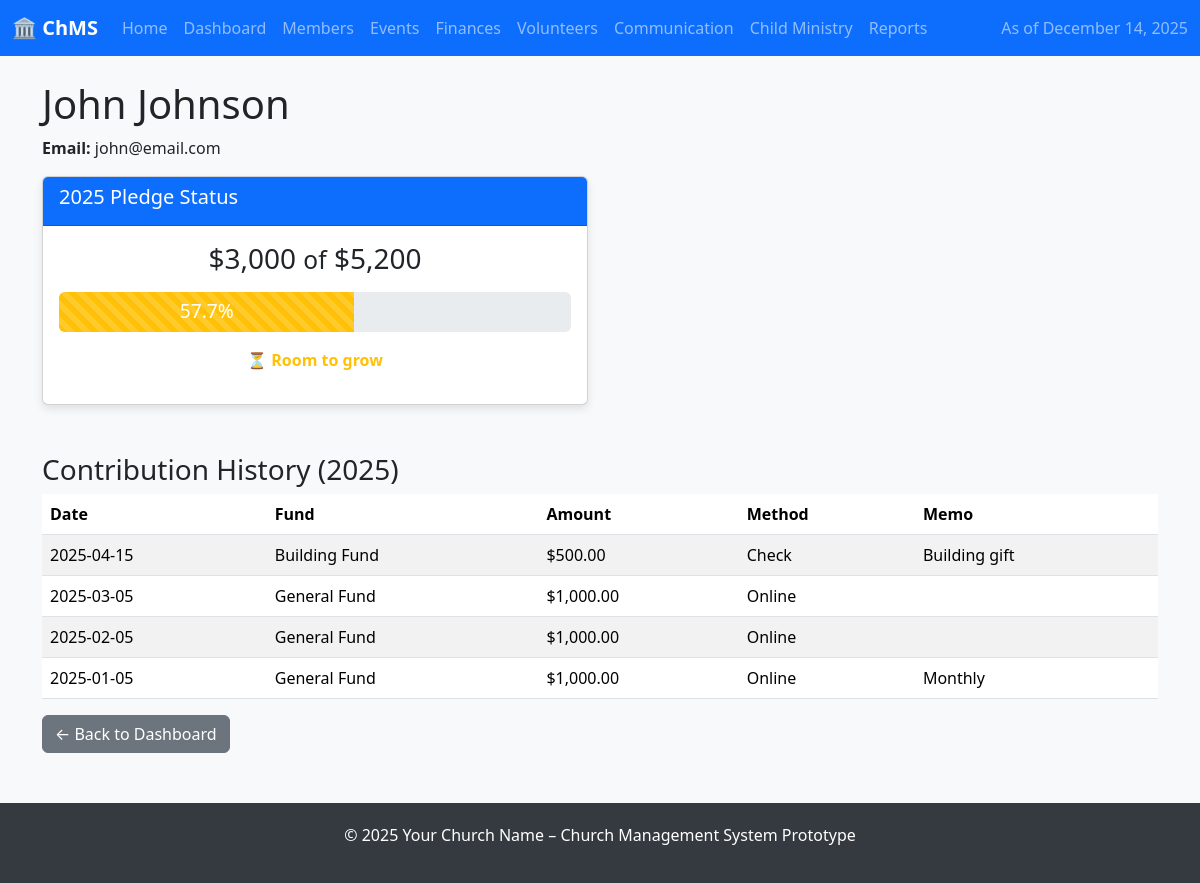
The page /member/1 on the database its author committed.
### tables this page shows
CREATE TABLE members (
        id INTEGER PRIMARY KEY AUTOINCREMENT,
        first_name TEXT NOT NULL,
        last_name TEXT NOT NULL,
        email TEXT UNIQUE
    );

CREATE TABLE pledges (
        id INTEGER PRIMARY KEY AUTOINCREMENT,
        member_id INTEGER,
        campaign_id INTEGER,
        pledged_amount REAL NOT NULL,
        FOREIGN KEY (member_id) REFERENCES members(id)
    );

CREATE TABLE contributions (
        id INTEGER PRIMARY KEY AUTOINCREMENT,
        member_id INTEGER,
        fund_id INTEGER,
        amount REAL NOT NULL,
        contribution_date DATE NOT NULL,
        payment_method TEXT,
        memo TEXT,
        FOREIGN KEY (member_id) REFERENCES members(id)
    );

CREATE TABLE funds (
        id INTEGER PRIMARY KEY AUTOINCREMENT,
        name TEXT NOT NULL
    );

### app.py (the view)
@app.route('/member/<int:member_id>')
def member_detail(member_id):
    conn = get_db_connection()
    member = conn.execute('SELECT * FROM members WHERE id = ?', (member_id,)).fetchone()
    if not member:
        return "Member not found", 404
    pledge_row = conn.execute('''
        SELECT p.pledged_amount,
               COALESCE(SUM(c.amount), 0) AS given
        FROM pledges p
        LEFT JOIN contributions c ON c.member_id = p.member_id
            AND c.contribution_date BETWEEN '2025-01-01' AND '2025-12-14'
            AND c.fund_id = 1
        WHERE p.member_id = ? AND p.campaign_id = 1
    ''', (member_id,)).fetchone()
    pledged = pledge_row['pledged_amount'] if pledge_row else 0
    given = pledge_row['given'] if pledge_row else 0
    pct = round(given / pledged * 100, 1) if pledged else 0
    contributions = conn.execute('''
        SELECT c.contribution_date, f.name AS fund, c.amount, c.payment_method, c.memo
        FROM contributions c
        JOIN funds f ON c.fund_id = f.id
        WHERE c.member_id = ?
        ORDER BY c.contribution_date DESC
    ''', (member_id,)).fetchall()
    sample_attendance = {'Service 1': 'Present', 'Service 2': 'Absent', 'Event': 'Present'}
    sample_member_groups = ['Small Group Leader', 'Volunteer Usher']
    conn.close()
    return render_template('member_detail.html',
                           member=member,
                           pledged=pledged,
                           given=given,
                           pct=pct,
                           contributions=contributions,
                           sample_attendance=sample_attendance,
                           sample_member_groups=sample_member_groups)

### app.py (called while the page is built)
def get_db_connection():
    conn = sqlite3.connect('chms.db')
    conn.row_factory = sqlite3.Row
    return conn

### templates/member_detail.html (shortened to what this page needs)
{% extends "base.html" %}
{% block content %}
<h1>{{ member.first_name }} {{ member.last_name }}</h1>
<p><strong>Email:</strong> {{ member.email or 'N/A' }}</p>
<div class="row mb-5">
    <div class="col-md-6">
        <div class="card">
            <div class="card-header bg-primary text-white">
                <h5>2025 Pledge Status</h5>
            </div>
            <div class="card-body text-center">
                <h3>${{ "{:,.0f}".format(given) }} <small>of</small> ${{ "{:,.0f}".format(pledged) }}</h3>
                <div class="progress mt-3" style="height: 40px;">
                    <div class="progress-bar progress-bar-striped {% if pct >= 100 %}bg-success{% elif pct >= 75 %}bg-info{% else %}bg-warning{% endif %}"
                         style="width: {{ pct }}%; font-size: 1.2rem;">
                        {{ pct }}%
                    </div>
                </div>
                {% if pct >= 100 %}
                    <p class="mt-3 text-success"><strong>🎉 Pledge fulfilled!</strong></p>
                {% elif pct >= 75 %}
                    <p class="mt-3 text-info"><strong>👍 On track!</strong></p>
                {% else %}
                    <p class="mt-3 text-warning"><strong>⏳ Room to grow</strong></p>
                {% endif %}
            </div>
        </div>
    </div>
</div>
<h3>Contribution History (2025)</h3>
<table class="table table-striped">
    <thead>
        <tr>
            <th>Date</th>
            <th>Fund</th>
            <th>Amount</th>
            <th>Method</th>
            <th>Memo</th>
        </tr>
    </thead>
    <tbody>
        {% for c in contributions %}
        <tr>
            <td>{{ c.contribution_date }}</td>
            <td>{{ c.fund }}</td>
            <td>${{ "{:,.2f}".format(c.amount) }}</td>
            <td>{{ c.payment_method }}</td>
            <td>{{ c.memo or '' }}</td>
        </tr>
        {% endfor %}
    </tbody>
</table>
<a href="/" class="btn btn-secondary">← Back to Dashboard</a>
{% endblock %}

### templates/base.html (shortened to what this page needs)
<!DOCTYPE html>
<html lang="en">
<head>
    <link href="https://cdn.jsdelivr.net/npm/bootstrap@5.3.3/dist/css/bootstrap.min.css" rel="stylesheet">
</head>
<body>
    <nav class="navbar navbar-expand-lg navbar-dark bg-primary sticky-top">
        <div class="container-fluid">
            <a class="navbar-brand" href="/">🏛️ ChMS</a>
            <div class="collapse navbar-collapse" id="navbarNav">
                <ul class="navbar-nav me-auto">
                    <li class="nav-item"><a class="nav-link" href="/">Home</a></li>
                    <li class="nav-item"><a class="nav-link" href="/dashboard">Dashboard</a></li>
                    <li class="nav-item"><a class="nav-link" href="/members">Members</a></li>
                    <li class="nav-item"><a class="nav-link" href="/events">Events</a></li>
                    <li class="nav-item"><a class="nav-link" href="/finances">Finances</a></li>
                    <li class="nav-item"><a class="nav-link" href="/volunteers">Volunteers</a></li>
                    <li class="nav-item"><a class="nav-link" href="/communication">Communication</a></li>
                    <li class="nav-item"><a class="nav-link" href="/child_ministry">Child Ministry</a></li>
                    <li class="nav-item"><a class="nav-link" href="/reports">Reports</a></li>
                </ul>
                <span class="navbar-text">As of December 14, 2025</span>
            </div>
        </div>
    </nav>
    <div class="container mt-4">
        {% block content %}{% endblock %}
    </div>
    <footer class="text-center">
        <div class="container">
            <p>&copy; 2025 Your Church Name – Church Management System Prototype</p>
        </div>
    </footer>
</body>
</html>

### templates/base.html (style rules this page uses)
body { background-color: #f8f9fa; }
.navbar-brand { font-weight: bold; }
.card { box-shadow: 0 4px 8px rgba(0,0,0,0.1); }
footer { margin-top: 50px; padding: 20px 0; background-color: #343a40; color: white; }

### rows shown on the page
members: first_name "John", last_name "Johnson", email "john@email.com"
pledges: pledged_amount "5,200"
contributions: contribution_date "2025-04-15", fund "Building Fund", amount "500.00", payment_method "Check", memo "Building gift"
contributions: contribution_date "2025-03-05", fund "General Fund", amount "1,000.00", payment_method "Online"
contributions: contribution_date "2025-02-05", fund "General Fund", amount "1,000.00", payment_method "Online"
contributions: contribution_date "2025-01-05", fund "General Fund", amount "1,000.00", payment_method "Online", memo "Monthly"

### other values the page prints
{{ "{:,.0f}".format(given) }} "3,000"
{{ pct }} "57.7"
